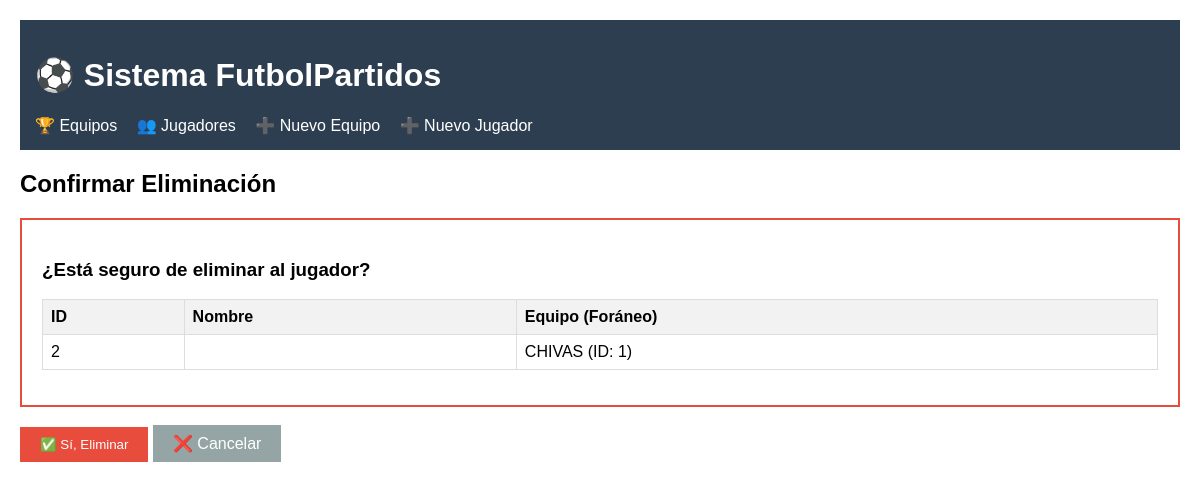
Page /jugador/borrar/2/ on the committed database.
### app_futbol/models.py (models this page shows, shortened)
class Jugador(models.Model):
    POSICIONES = [
        ('POR', 'Portero'),
        ('DEF', 'Defensa'),
        ('MED', 'Mediocampista'),
        ('DEL', 'Delantero'),
    ]
    equipo = models.ForeignKey(
        Equipo,
        on_delete=models.CASCADE,
        related_name='jugadores',
        verbose_name="Equipo del jugador"
    )
    nombre_completo = models.CharField(max_length=150)
    fecha_nacimiento = models.DateField()
    posicion = models.CharField(max_length=3, choices=POSICIONES)
    numero_camiseta = models.PositiveIntegerField()
    nacionalidad = models.CharField(max_length=100)
    foto_jugador = models.ImageField(upload_to='fotos_jugadores/', blank=True, null=True, verbose_name="Foto del Jugador")
    class Meta:
        verbose_name = "Jugador"
        verbose_name_plural = "Jugadores"
        unique_together = ['equipo', 'numero_camiseta']

class Equipo(models.Model):
    POSICIONES_ENTRENADOR = [
        ('DT', 'Director Técnico'),
        ('AC', 'Asistente Técnico'),
        ('PT', 'Preparador Físico'),
        ('MG', 'Manager General'),
    ]
    nombre = models.CharField(max_length=100)
    ciudad = models.CharField(max_length=100)
    fecha_fundacion = models.DateField()
    entrenador = models.CharField(max_length=100)
    posicion_entrenador = models.CharField(max_length=2, choices=POSICIONES_ENTRENADOR, default='DT')
    siglas = models.CharField(max_length=5, help_text="Ej: FCB, RMA, ATM")
    color_principal = models.CharField(max_length=7, default='#000000', help_text="Código hexadecimal del color")
    escudo = models.ImageField(upload_to='escudos/', blank=True, null=True)
    class Meta:
        verbose_name = "Equipo"
        verbose_name_plural = "Equipos"

### app_futbol/views.py (the view)
# urls.py: path('jugador/borrar/<int:jugador_id>/', views.borrar_jugador, name='borrar_jugador'),
def borrar_jugador(request, jugador_id):
    jugador = get_object_or_404(Jugador, id=jugador_id)
    if request.method == 'POST':
        jugador.delete()
        return redirect('app_futbol:listar_jugadores')
    return render(request, 'confirmar_borrar.html', {'objeto': jugador, 'tipo': 'jugador'})

### app_futbol/templates/confirmar_borrar.html (shortened to what this page needs)
{% extends 'base.html' %}
{% block contenido %}
<h2>Confirmar Eliminación</h2>
<div style="border: 2px solid #e74c3c; padding: 20px; margin: 20px 0;">
    <h3>¿Está seguro de eliminar {% if tipo == 'equipo' %}el equipo{% else %}al jugador{% endif %}?</h3>
    <table style="width: 100%; margin: 15px 0;">
        <tr>
            <th>ID</th>
            <th>Nombre</th>
            {% if tipo == 'jugador' %}
            <th>Equipo (Foráneo)</th>
            {% endif %}
        </tr>
        <tr>
            <td>{{ objeto.id }}</td>
            <td><strong>{{ objeto.nombre }}</strong></td>
            {% if tipo == 'jugador' %}
            <td>{{ objeto.equipo.nombre }} (ID: {{ objeto.equipo.id }})</td>
            {% endif %}
        </tr>
    </table>
</div>
<form method="post">
    <button type="submit" style="padding: 10px 20px; background: #e74c3c; color: white; border: none; cursor: pointer;">
        ✅ Sí, Eliminar
    </button>
    <a href="{% if tipo == 'equipo' %}{% url 'app_futbol:listar_equipos' %}{% else %}{% url 'app_futbol:listar_jugadores' %}{% endif %}"
       style="padding: 10px 20px; background: #95a5a6; color: white; text-decoration: none;">
        ❌ Cancelar
    </a>
</form>
{% endblock %}

### app_futbol/templates/base.html (style rules this page uses)
body { font-family: Arial, sans-serif; margin: 20px; }
table { width: 100%; border-collapse: collapse; margin: 20px 0; }
th, td { border: 1px solid #ddd; padding: 8px; text-align: left; }
th { background-color: #f2f2f2; }

### rows in the picture
Jugador: id "2", equipo.nombre "CHIVAS", equipo.id "1"
